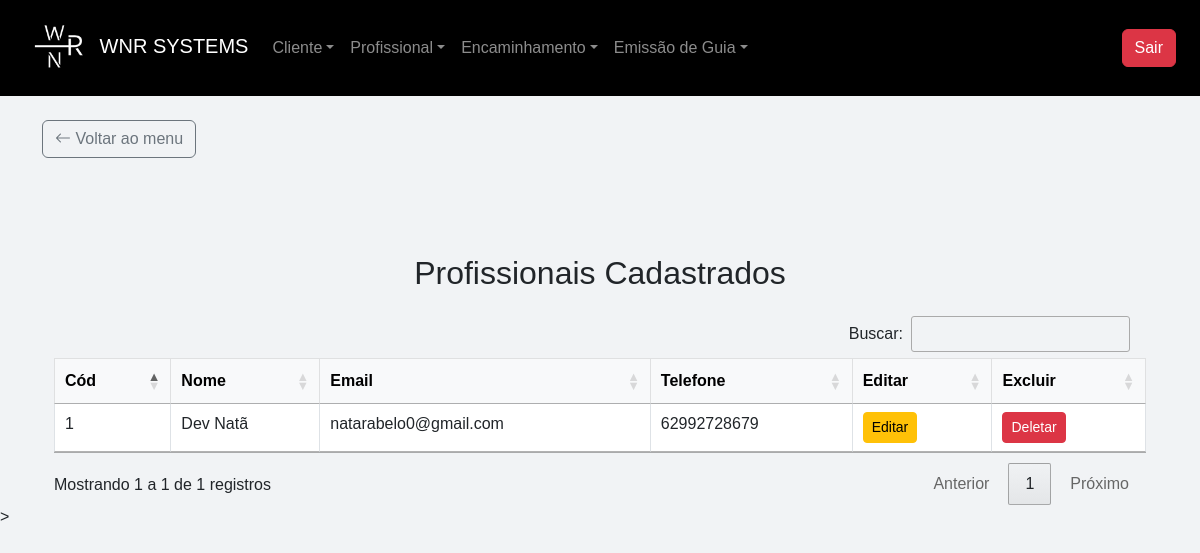
/listar_profissional (signed in), run on the app's committed database.
### app/models.py (models this page shows)
class Profissional(db.Model):
    __tablename__ = "profissionais"
    id = db.Column(db.Integer, primary_key=True)
    nome                            = db.Column(db.String(255), nullable=False)
    cpf                             = db.Column(db.String(14), unique=True, nullable=False)
    email                           = db.Column(db.String(255))
    data_nascimento                 = db.Column(db.DateTime)
    bairro                          = db.Column(db.String)
    banco                           = db.Column(db.String)
    cep                             = db.Column(db.String)
    cidade                          = db.Column(db.String)
    complemento                     = db.Column(db.String)
    graduacao                       = db.Column(db.String)
    issqn                           = db.Column(db.String)
    fone_pessoal                    = db.Column(db.String)
    fone_profissional               = db.Column(db.String)
    curriculum_lattes               = db.Column(db.String)
    dias_horas_disponiveis          = db.Column(db.String)
    endereco_profissional           = db.Column(db.String)
    estado                          = db.Column(db.String)
    observacoes                     = db.Column(db.String)
    pix                             = db.Column(db.String)
    registro_profissional           = db.Column(db.String)
    rg                              = db.Column(db.String(11), unique=True, nullable=False)
    valor_minimo                    = db.Column(db.Float)
    data_cadastro                   = db.Column(db.DateTime, default=db.func.current_timestamp())
    encaminhamentos = db.relationship("Encaminhamento", back_populates="profissional", cascade="all, delete-orphan")
    guias = db.relationship("Guia", back_populates="profissional", cascade="all, delete-orphan")

### app/routes/profissional/profissional.py (the view)
@professional_bp.route('/listar_profissional', methods=['GET', 'POST'])
@required_login
@role_required('atendimento', 'financeiro', 'admin')
def listar_profissional():
    profissionais = Profissional.query.all()
    usuario = current_user
    return render_template('profissional/list.html', profissionais=profissionais, usuario=usuario)

### app/__init__.py (called while the page is built)
@login_manager.user_loader
def load_user(id):
    return Usuario.query.get(int(id))

### app/utils/login_required.py (called while the page is built)
def required_login(f):
    @wraps(f)
    def decorated_function(*args, **kwargs):
        if 'user_id' not in session:
            return redirect(url_for('auth_bp.login'))
        return f(*args, **kwargs)
    return decorated_function

### app/templates/profissional/list.html (shortened to what this page needs)
{% extends 'base.html' %}
{% block content %}
<div class="container mt-5">
    <h2 class="text-center mb-4 mt-5">Profissionais Cadastrados</h2>
    <div class="card-body">
        <table id="table" class="table table-bordered table-hover">
            <thead class="table-light">
                <tr>
                    <th>Cód</th>
                    <th>Nome</th>
                    <th>Email</th>
                    <th>Telefone</th>
                    <th>Editar</th>
                    {% if usuario.role == "admin" %}
                    <th>Excluir</th>
                    {% endif %}
                </tr>
            </thead>
            <tbody>
                {% for profissional in profissionais %}
                    <tr>
                        <td>{{ profissional.id }}</td>
                        <td>{{ profissional.nome }}</td>
                        <td>{{ profissional.email }}</td>
                        <td>{{ profissional.fone_profissional }}</td>
                        <td><a href="{{ url_for('professional_bp.editar_profissional', id=profissional.id) }}" class="btn btn-sm btn-warning">Editar</a></td>
                        {% if usuario.role == "admin" %}
                        <td><a href="{{ url_for('professional_bp.deletar_profissional', id=profissional.id) }}" class="btn btn-sm btn-danger" data-bs-toggle="modal" data-bs-target="#confirmarExclusao" data-id="{{ profissional.id }}">Deletar</a></td>
                        {% endif %}
                    </tr>
                  {% endfor %}
            </tbody>
        </table>
    </div>
</div>
{% endblock %}

### app/static/css/base.css (style rules this page uses)
body { display: flex; flex-direction: column; margin: 0; padding-top: 56px; font-family: Arial, sans-serif; background-color: #f1f3f5; }

### data on the page
Profissional: id "1", nome "Dev Natã", email "natarabelo0@gmail.com", fone_profissional "62992728679"
